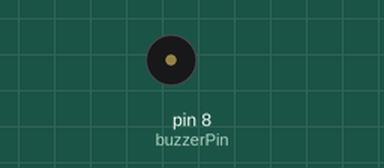
This sketch was run on a simulated Arduino Uno, built with avr-gcc and run on an emulated ATmega328P. Parts: buzzer (waves = sounding).

Above: at 0.1 s.
Timing chart, 0 to 1.6 s (numbered marks = the images above):
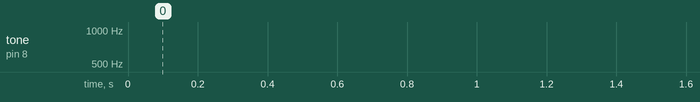

The sketch:

buzzer1.ino
```cpp
/*
  WaveLED (波浪式 LED 閃爍)

  此程式依序點亮 LED，形成類似波浪的視覺效果。

  大多數 Arduino 板子都有內建 LED 可供控制。在 UNO、MEGA 和 ZERO 上，內建 LED 連接到數位腳位 13，
  而在 MKR1000 上則連接到腳位 6。使用 LED_BUILTIN 可確保程式適用於所有板子，無需修改腳位設定。

  如果想了解你的 Arduino 板子上的 LED 連接腳位，請參閱技術規格：
  https://docs.arduino.cc/hardware/

  修改日期：
  - 2014 年 5 月 8 日，Scott Fitzgerald
  - 2016 年 9 月 2 日，Arturo Guadalupi
  - 2016 年 9 月 8 日，Colby Newman

  此範例程式碼屬於公有領域 (public domain)。

  相關說明：
  https://docs.arduino.cc/built-in-examples/basics/Blink/
*/

const int buzzerPin = 8;


// 設定函式，於重啟或開機時執行一次
// The setup function runs once when the board is powered on or reset
void setup() {
  pinMode(buzzerPin, OUTPUT);

}

// 主迴圈函式，持續執行
// The loop function runs continuously
void loop() {
  frequencySweep();
}
// 控制蜂鳴器頻率變化的副程式
// Subroutine to control the buzzer's frequency variation
void frequencySweep() {

    // If the input is LOW (buzzer is sounding)
    for (int i = 500; i <= 1500; i += 10) { // 從 500Hz 到 1500Hz 掃描頻率
      // Sweep the frequency from 500Hz to 1500Hz
      tone(buzzerPin, i);
      delay(5); // 延遲 5 毫秒
    }

}
void MimiSound(){
  tone(buzzerPin, 1000); // 發出 1000Hz 聲音
  delay(1000); // 延遲 1 秒
  noTone(buzzerPin); // 停止聲音
  delay(1000); // 延遲 1 秒
}
```
